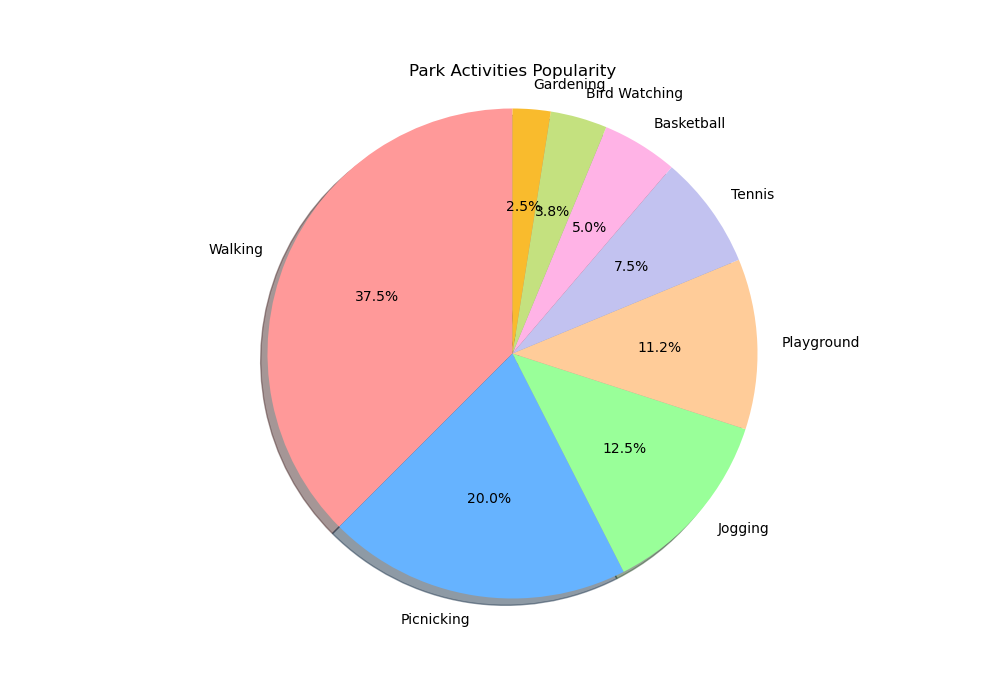

Here is the Python script that generated this plot:

import matplotlib.pyplot as plt

# Input data
data = [
    {'Activity': 'Walking', 'Number of Visitors': 1500},
    {'Activity': 'Picnicking', 'Number of Visitors': 800},
    {'Activity': 'Jogging', 'Number of Visitors': 500},
    {'Activity': 'Playground', 'Number of Visitors': 450},
    {'Activity': 'Tennis', 'Number of Visitors': 300},
    {'Activity': 'Basketball', 'Number of Visitors': 200},
    {'Activity': 'Bird Watching', 'Number of Visitors': 150},
    {'Activity': 'Gardening', 'Number of Visitors': 100}
]

# Extracting activity labels and corresponding visitor numbers
activities = [entry['Activity'] for entry in data]
visitors = [entry['Number of Visitors'] for entry in data]

# Define pie chart colors for better distinction
colors = [
    '#ff9999','#66b3ff','#99ff99','#ffcc99',
    '#c2c2f0','#ffb3e6','#c4e17f','#f9bb2d'
]

# Creating the pie chart
plt.figure(figsize=(10, 7))  # Set the figure size
plt.pie(
    visitors,
    labels=activities,
    autopct='%1.1f%%',  # Show percentages on the slices
    startangle=90,       # Start angle of the first slice
    colors=colors,       # Assign colors to slices
    shadow=True          # Add a shadow for a 3D effect
)

# Title of the pie chart
plt.title('Park Activities Popularity')

# Equal aspect ratio ensures that pie is drawn as a circle
plt.axis('equal')

# Display the pie chart
plt.show()
